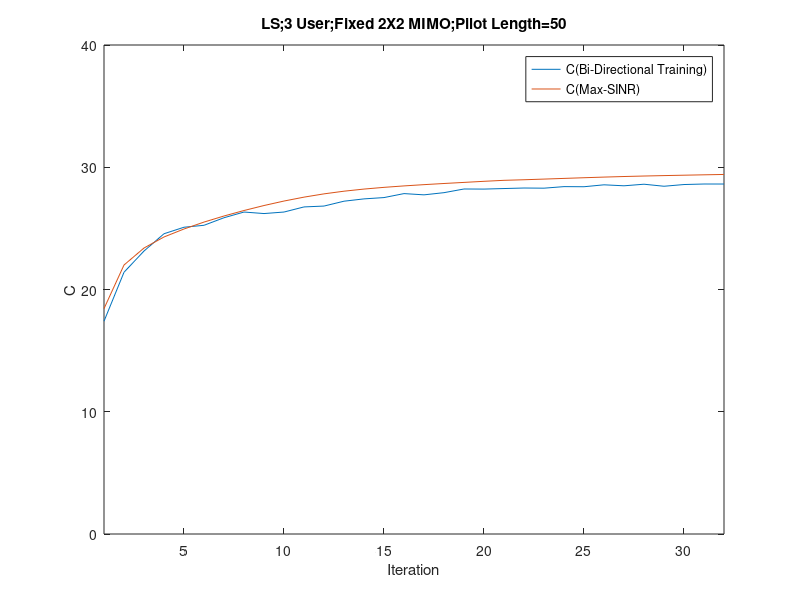

Here is the MATLAB script that generated this plot:
%3 user, 2X2 MIMO Channel
%Turn Off Common Channel 
%calculate MSE
%LS Filter
%add realization function
clc
clear



for k=1:3
SINR_without_stat(:,k)= zeros(10^4,1);
SINR_know_stat(:,k)= zeros(10^4,1);
end

sigma = sqrt(10^(-3));

FilterLength = 10; %FilterLength
Realization=50;


 for R=1:Realization
     
        R
        
        H{1,1}=(1/sqrt(2))*[randn(1,1)+1i*randn(1,1) randn(1,1)+1i*randn(1,1);randn(1,1)+1i*randn(1,1) randn(1,1)+1i*randn(1,1)];
        H{1,2}=(1/sqrt(2))*[randn(1,1)+1i*randn(1,1) randn(1,1)+1i*randn(1,1);randn(1,1)+1i*randn(1,1) randn(1,1)+1i*randn(1,1)];
        H{2,1}=(1/sqrt(2))*[randn(1,1)+1i*randn(1,1) randn(1,1)+1i*randn(1,1);randn(1,1)+1i*randn(1,1) randn(1,1)+1i*randn(1,1)];
        H{2,2}=(1/sqrt(2))*[randn(1,1)+1i*randn(1,1) randn(1,1)+1i*randn(1,1);randn(1,1)+1i*randn(1,1) randn(1,1)+1i*randn(1,1)];
        H{3,3}=(1/sqrt(2))*[randn(1,1)+1i*randn(1,1) randn(1,1)+1i*randn(1,1);randn(1,1)+1i*randn(1,1) randn(1,1)+1i*randn(1,1)];
        H{1,3}=(1/sqrt(2))*[randn(1,1)+1i*randn(1,1) randn(1,1)+1i*randn(1,1);randn(1,1)+1i*randn(1,1) randn(1,1)+1i*randn(1,1)];
        H{2,3}=(1/sqrt(2))*[randn(1,1)+1i*randn(1,1) randn(1,1)+1i*randn(1,1);randn(1,1)+1i*randn(1,1) randn(1,1)+1i*randn(1,1)];
        H{3,1}=(1/sqrt(2))*[randn(1,1)+1i*randn(1,1) randn(1,1)+1i*randn(1,1);randn(1,1)+1i*randn(1,1) randn(1,1)+1i*randn(1,1)];
        H{3,2}=(1/sqrt(2))*[randn(1,1)+1i*randn(1,1) randn(1,1)+1i*randn(1,1);randn(1,1)+1i*randn(1,1) randn(1,1)+1i*randn(1,1)];

        Z{1,1}=H{1,1}.';
        Z{1,2}=H{2,1}.';
        Z{2,1}=H{1,2}.';
        Z{2,2}=H{2,2}.';
        Z{3,3}=H{3,3}.';
        Z{3,1}=H{1,3}.';
        Z{3,2}=H{2,3}.';
        Z{1,3}=H{3,1}.';
        Z{2,3}=H{3,2}.';
        
        for k = 1:3
        gp(:,k)=[randn(1,1)+1i*randn(1,1);randn(1,1)+1i*randn(1,1)];
        gp_w(:,k)=[randn(1,1)+1i*randn(1,1);randn(1,1)+1i*randn(1,1)];
        gp(:,k)=gp(:,k)/norm(gp(:,k));
        gp_w(:,k)=gp_w(:,k)/norm(gp_w(:,k));
        end
        
       

for iteration = 1:32
    
    iteration;
    
            for k = 1:3  
            gp(:,k)=conj(gp(:,k))/norm(gp(:,k));
            gp_w(:,k)=conj(gp_w(:,k))/norm(gp_w(:,k));
            end
            
           
            %Backward Training
            for iter1 = 1:FilterLength

                    for k =1:3
                        if rand-0.5 >= 0
                                    xp_b(k,iter1) = 1;
                                else
                                    xp_b(k,iter1) = -1;
                        end
                    end
                    
                       
                    for k = 1:3

                                neq_p(:,iter1,k) = [0;0];
                                for j = 1:3
                                    if j~=k; 
                                        neq_p(:,iter1,k) = neq_p(:,iter1,k) + Z{k,j}*gp(:,j)*xp_b(j,iter1);
                                    end
                                end

                                neq_p_w(:,:,k) = [0 0;0 0];
                                for j = 1:3
                                    if j~=k;
                                        neq_p_w(:,:,k) = neq_p_w(:,:,k) + Z{k,j}*gp_w(:,j)*gp_w(:,j)'*Z{k,j}';
                                    end
                                end

                           
                    end
                    
                    for k = 1:3   
                                yb(:,iter1,k) = Z{k,k}*(gp(:,k)*xp_b(k,iter1))...
                                                +neq_p(:,iter1,k)...
                                                +sigma*(1/sqrt(2))*[(randn(1,1)+1i*randn(1,1));(randn(1,1)+1i*randn(1,1))];
                    end
                           
                    
                    
            end
            
                    for k = 1:3
                            vp_w(:,k) = inv(  Z{k,k}*gp_w(:,k)*gp_w(:,k)'*Z{k,k}'... 
                                            + neq_p_w(:,:,k)...  
                                            + eye(2)*sigma^2  ) * (Z{k,k}*gp_w(:,k)); 
                    end
            
                    for k = 1:3
                    vp(:,k)  = inv(yb(:,:,k)*yb(:,:,k)')*yb(:,:,k)*xp_b(k,:)';
                    end  
                    
                    
                    for k = 1:3
                    vp(:,k)=conj(vp(:,k))/norm(vp(:,k));
                    vp_w(:,k)=conj(vp_w(:,k))/norm(vp_w(:,k));
                    end
                    
                    
       

            %Forward Training  
            for iter2 = 1:FilterLength

                    for k = 1:3
                        if rand-0.5 >= 0
                                    xp_f(k,iter2) = 1;
                                else
                                    xp_f(k,iter2) = -1;
                        end
                    end

                    for k = 1:3

                                neq_p(:,iter2,k) = [0;0];
                                for j = 1:3
                                    if j~=k; 
                                        neq_p(:,iter2,k) = neq_p(:,iter2,k) + H{k,j}*vp(:,j)*xp_f(j,iter2);
                                    end
                                end

                                neq_p_w(:,:,k) = [0 0;0 0];
                                for j = 1:3
                                    if j~=k;
                                        neq_p_w(:,:,k) = neq_p_w(:,:,k) + H{k,j}*vp_w(:,j)*vp_w(:,j)'*H{k,j}';
                                    end
                                end

                    end
                    
                    for k = 1:3    
                    yf(:,iter2,k) = H{k,k}*(vp(:,k)*xp_f(k,iter2))...
                                    +neq_p(:,iter2,k)...
                                    +sigma*(1/sqrt(2))*[(randn(1,1)+1i*randn(1,1));(randn(1,1)+1i*randn(1,1))];
                    end
                   
            end 
    
                for k = 1:3 
                gp_w(:,k) = inv(  H{k,k}*vp_w(:,k)*vp_w(:,k)'*H{k,k}'...
                                + neq_p_w(:,:,k)...  
                                + eye(2)*sigma^2  ) * (H{k,k}*vp_w(:,k)); 
                end

                for k = 1:3
                gp(:,k)  = inv(yf(:,:,k)*yf(:,:,k)')*yf(:,:,k)*xp_f(k,:)';
                end
                
            
    
            for k = 1:3
        
                neq_SINR_p(iteration,k) = 0;
                for j = 1:3
                    if j~=k; 
                neq_SINR_p(iteration,k) = neq_SINR_p(iteration,k) + norm(gp(:,k)'*H{k,j}*vp(:,j))^2;
                    end
                end

                neq_SINR_p_w(iteration,k) = 0;
                for j = 1:3
                    if j~=k; 
                neq_SINR_p_w(iteration,k) = neq_SINR_p_w(iteration,k) + norm(gp_w(:,k)'*H{k,j}*vp_w(:,j))^2;
                    end
                end
        
            end
            
            %%%%%%%%%%%%%%%%%%%%
            %%%%%%%%%%%%%%%%%%%%
            for k = 1:3
            gp(:,k)=gp(:,k)/norm(gp(:,k));
            gp_w(:,k)=gp_w(:,k)/norm(gp_w(:,k));
            end
    
            for k = 1:3
            SINR_without_stat(iteration,k)= SINR_without_stat(iteration,k)+(norm(  gp(:,k)'*H{k,k}*vp(:,k) )^2/(  neq_SINR_p(iteration,k) + norm( gp(:,k)'*eye(2)*sigma^2*gp(:,k) )    ))/Realization;
            SINR_know_stat(iteration,k)= SINR_know_stat(iteration,k)+(norm(   gp_w(:,k)'*H{k,k}*vp_w(:,k) )^2/(  neq_SINR_p_w(iteration,k) + norm( gp_w(:,k)'*eye(2)*sigma^2*gp_w(:,k) )   ))/Realization;
            end
    
    end
           
end
   

n=1:iteration;

plot(   n,  log2(1+SINR_without_stat(n,1))+log2(1+SINR_without_stat(n,2))+log2(1+SINR_without_stat(n,3)), n,  log2(1+SINR_know_stat(n,1))+log2(1+SINR_know_stat(n,2))+log2(1+SINR_know_stat(n,3)) )
legend('C(Bi-Directional Training)','C(Max-SINR)')
xlabel('Iteration')
ylabel('C')
title('LS;3 User;Fixed 2X2 MIMO;Pilot Length=50')
axis([1 iteration 0 40])


